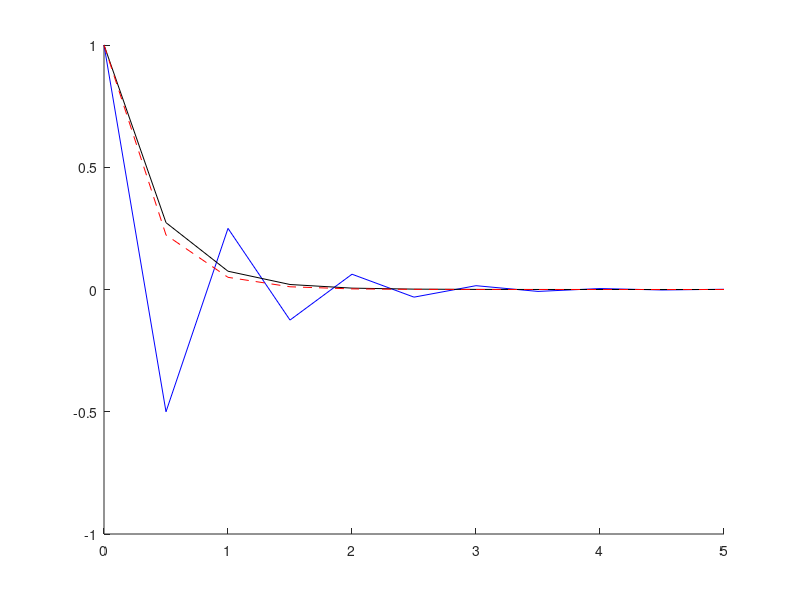

Source code (MATLAB):
% resim y'=f(x,y), y(0)=y0 na (0,T)
% Eulerova metoda: N kroku
% Runge-Kutta 4. radu
function abc
clc % vymaze command window
T = 5; % nastaveni delky casoveho intervalu
y_poc = 1; % nastaveni pocatecni podminky
N = 10; % nastaveni poctu kroku
h = T/N; % vypocet delky 1 kroku

% pocitame jen y(T):
y0 = y_poc;
yRK0 = y_poc;
x0 = 0;
for k = 1:N    
    y1 = y0 + h*F(x0,y0); % Eulerova metoda
    y0 = y1;    

    k1 = F(x0,yRK0);
    k2 = F(x0+h/2,yRK0+h*k1/2);
    k3 = F(x0+h/2,yRK0+h*k2/2);
    k4 = F(x0+h,yRK0+h*k3);
    yRK1 = yRK0 + h/6*(k1+2*k2+2*k3+k4); % Rungova-Kuttova metoda
    yRK0 = yRK1;

    x0 = x0 + h;
end;
y1 % vysledne priblizne y(T) - m Euler
yRK1 % vysledne priblizne y(T) - m RK
y_presne = exp(-3*T) % presne y(T) pro urcitou zadanou funkci f
% return

% pocitame y na (0,T):
y = zeros(1,N+1);
yRK = zeros(1,N+1);
x = linspace(0,5,N+1);
y(1) = y_poc;
yRK(1) = y_poc;
for k = 1:N
    % Eulerova metoda:
    y(k+1) = y(k) + h*F(x(k),y(k)); %% funkci f definujeme jako matlabovskou funkci F a volame
    % Rungova-Kuttova metoda:
    x0 = x(k);
    yRK0 = yRK(k);
    k1 = F(x0,yRK0);
    k2 = F(x0+h/2,yRK0+h*k1/2);
    k3 = F(x0+h/2,yRK0+h*k2/2);
    k4 = F(x0+h,yRK0+h*k3);
    yRK(k+1) = yRK(k) + h/6*(k1+2*k2+2*k3+k4);
end;
cla;
hold on;
plot(x,y,'b') % kresleni E. m.
plot(x,yRK,'k') % kresleni RK. m.
plot(x,exp(-3*x),'r--') % kresleni presneho reseni
% set(gca,'YScale','log')

function z = F(x,y)
% z = y*sin(x*y);
z = -3*y;

